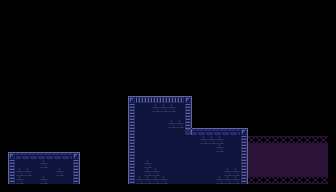

A level layout from a 2D game, rendered from its tile map. Below: a short description, then the map file with its tile-grid data intact:
An orthogonal 42x24 tile map with 8x8 px tiles, 2 tile layers (Ground, Background) and 8 objects.

<map version="1.10" tiledversion="1.10.2" orientation="orthogonal" renderorder="right-down" width="42" height="24" tilewidth="8" tileheight="8" infinite="0" nextlayerid="6" nextobjectid="11">
 <tileset firstgid="1" name="Tileset" tilewidth="8" tileheight="8" tilecount="125" columns="25">
  <image source="../../Tileset.png" width="203" height="40" />
 </tileset>
 <layer id="1" name="Ground" width="42" height="24">
  <data encoding="csv">
0,0,0,0,0,0,0,0,0,0,0,0,0,0,0,0,0,0,0,0,0,0,0,0,0,0,0,0,0,0,0,0,0,0,0,0,0,0,0,0,0,0,
0,0,0,0,0,0,0,0,0,0,0,0,0,0,0,0,0,0,0,0,0,0,0,0,0,0,0,0,0,0,0,0,0,0,0,0,0,0,0,0,0,0,
0,0,0,0,0,0,0,0,0,0,0,0,0,0,0,0,0,0,0,0,0,0,0,0,0,0,0,0,0,0,0,0,0,0,0,0,0,0,0,0,0,0,
0,0,0,0,0,0,0,0,0,0,0,0,0,0,0,0,0,0,0,0,0,0,0,0,0,0,0,0,0,0,0,0,0,0,0,0,0,0,0,0,0,0,
0,0,0,0,0,0,0,0,0,0,0,0,0,0,0,0,0,0,0,0,0,0,0,0,0,0,0,0,0,0,0,0,0,0,0,0,0,0,0,0,0,0,
0,0,0,0,0,0,0,0,0,0,0,0,0,0,0,0,0,0,0,0,0,0,0,0,0,0,0,0,0,0,0,0,0,0,0,0,0,0,0,0,0,0,
0,0,0,0,0,0,0,0,0,0,0,0,0,0,0,0,0,0,0,0,0,0,0,0,0,0,0,0,0,0,0,0,0,0,0,0,0,0,0,0,0,0,
0,0,0,0,0,0,0,0,0,0,0,0,0,0,0,0,0,0,0,0,0,0,0,0,0,0,0,0,0,0,0,0,0,0,0,0,0,0,0,0,0,0,
0,0,0,0,0,0,0,0,0,0,0,0,0,0,0,0,0,0,0,0,0,0,0,0,0,0,0,0,0,0,0,0,0,0,0,0,0,0,0,0,0,0,
0,0,0,0,0,0,0,0,0,0,0,0,0,0,0,0,0,0,0,0,0,0,0,0,0,0,0,0,0,0,0,0,0,0,0,0,0,0,0,0,0,0,
0,0,0,0,0,0,0,0,0,0,0,0,0,0,0,0,0,0,0,0,0,0,0,0,0,0,0,0,0,0,0,0,0,0,0,0,0,0,0,0,0,0,
0,0,0,0,0,0,0,0,0,0,0,0,0,0,0,0,0,0,0,0,0,0,0,0,0,0,0,0,0,0,0,0,0,0,0,0,0,0,0,0,0,0,
0,0,0,0,0,0,0,0,0,0,0,0,0,0,0,0,9,10,11,12,10,11,12,13,0,0,0,0,0,0,0,0,0,0,0,0,0,0,0,0,0,0,
0,0,0,0,0,0,0,0,0,0,0,0,0,0,0,0,34,36,36,35,35,35,36,38,0,0,0,0,0,0,0,0,0,0,0,0,0,0,0,0,0,0,
0,0,0,0,0,0,0,0,0,0,0,0,0,0,0,0,59,36,36,36,36,36,36,63,0,0,0,0,0,0,0,0,0,0,0,0,0,0,0,0,0,0,
0,0,0,0,0,0,0,0,0,0,0,0,0,0,0,0,84,36,36,36,36,35,35,88,0,0,0,0,0,0,0,0,0,0,0,0,0,0,0,0,0,0,
0,0,0,0,0,0,0,0,0,0,0,0,0,0,0,0,34,36,36,36,36,36,36,15,65,65,65,65,65,65,13,0,0,0,0,0,0,0,0,0,0,0,
0,0,0,0,0,0,0,0,0,0,0,0,0,0,0,0,59,36,36,36,36,36,36,36,36,35,35,35,36,36,38,0,0,0,0,0,0,0,0,0,22,0,
0,0,0,0,0,0,0,0,0,0,0,0,0,0,0,0,84,36,36,36,36,36,36,36,36,36,36,35,36,36,63,0,0,0,0,0,0,0,0,0,47,0,
0,9,65,65,65,65,65,65,65,13,0,0,0,0,0,0,34,36,36,36,36,36,36,36,36,36,36,36,36,36,88,0,0,0,0,0,0,0,0,0,47,0,
0,34,36,36,36,35,36,36,36,38,0,0,0,0,0,0,59,36,35,36,36,36,36,36,36,36,36,36,36,36,38,0,0,0,0,0,0,0,0,0,47,0,
0,59,35,35,36,36,36,35,36,63,0,0,0,0,0,0,84,36,35,35,36,36,36,36,36,36,36,36,35,35,63,0,0,0,0,0,0,0,0,0,47,0,
0,84,35,36,36,35,36,36,36,88,0,0,0,0,0,0,34,35,35,35,35,36,36,36,36,36,36,35,35,35,88,0,0,0,0,0,0,0,0,0,72,0,
0,0,0,0,0,0,0,0,0,0,0,0,0,0,0,0,0,0,0,0,0,0,0,0,0,0,0,0,0,0,0,0,0,0,0,0,0,0,0,0,0,0
</data>
 </layer>
 <objectgroup id="2" name="Ground">
  <object id="3" x="0" y="0" width="8" height="184" />
  <object id="5" x="8" y="0" width="312" height="8" />
  <object id="6" x="8" y="152" width="72" height="32" />
  <object id="7" x="128" y="96" width="64" height="88" />
  <object id="8" x="192" y="128" width="56" height="56" />
  <object id="9" x="328" y="0" width="8" height="192" />
  <object id="10" x="320" y="0" width="8" height="8" />
 </objectgroup>
 <layer id="5" name="Background" width="42" height="24">
  <data encoding="csv">
0,0,0,0,0,0,0,0,0,0,0,0,0,0,0,0,0,0,0,0,0,0,0,0,0,0,0,0,0,0,0,0,0,0,0,0,0,0,0,0,0,0,
0,0,0,0,0,0,0,0,0,0,0,0,0,0,0,0,0,0,0,0,0,0,0,0,0,0,0,0,0,0,0,0,0,0,0,0,0,0,0,0,0,0,
0,0,0,0,0,0,0,0,0,0,0,0,0,0,0,0,0,0,0,0,0,0,0,0,0,0,0,0,0,0,0,0,0,0,0,0,0,0,0,0,0,0,
0,0,0,0,0,0,0,0,0,0,0,0,0,0,0,0,0,0,0,0,0,0,0,0,0,0,0,0,0,0,0,0,0,0,0,0,0,0,0,0,0,0,
0,0,0,0,0,0,0,0,0,0,0,0,0,0,0,0,0,0,0,0,0,0,0,0,0,0,0,0,0,0,0,0,0,0,0,0,0,0,0,0,0,0,
0,0,0,0,0,0,0,0,0,0,0,0,0,0,0,0,0,0,0,0,0,0,0,0,0,0,0,0,0,0,0,0,0,0,0,0,0,0,0,0,0,0,
0,0,0,0,0,0,0,0,0,0,0,0,0,0,0,0,0,0,0,0,0,0,0,0,0,0,0,0,0,0,0,0,0,0,0,0,0,0,0,0,0,0,
0,0,0,0,0,0,0,0,0,0,0,0,0,0,0,0,0,0,0,0,0,0,0,0,0,0,0,0,0,0,0,0,0,0,0,0,0,0,0,0,0,0,
0,0,0,0,0,0,0,0,0,0,0,0,0,0,0,0,0,0,0,0,0,0,0,0,0,0,0,0,0,0,0,0,0,0,0,0,0,0,0,0,0,0,
0,0,0,0,0,0,0,0,0,0,0,0,0,0,0,0,0,0,0,0,0,0,0,0,0,0,0,0,0,0,0,0,0,0,0,0,0,0,0,0,0,0,
0,0,0,0,0,0,0,0,0,0,0,0,0,0,0,0,0,0,0,0,0,0,0,0,0,0,0,0,0,0,0,0,0,0,0,0,0,0,0,0,0,0,
0,0,0,0,0,0,0,0,0,0,0,0,0,0,0,0,0,0,0,0,0,0,0,0,0,0,0,0,0,0,0,0,0,0,0,0,0,0,0,0,0,0,
0,0,0,0,0,0,0,0,0,0,0,0,0,0,0,0,0,0,0,0,0,0,0,0,0,0,0,0,0,0,0,0,0,0,0,0,0,0,0,0,0,0,
0,0,0,0,0,0,0,0,0,0,0,0,0,0,0,0,0,0,0,0,0,0,0,0,0,0,0,0,0,0,0,0,0,0,0,0,0,0,0,0,0,0,
0,0,0,0,0,0,0,0,0,0,0,0,0,0,0,0,0,0,0,0,0,0,0,0,0,0,0,0,0,0,0,0,0,0,0,0,0,0,0,0,0,0,
0,0,0,0,0,0,0,0,0,0,0,0,0,0,0,0,0,0,0,0,0,0,0,0,0,0,0,0,0,0,0,0,0,0,0,0,0,0,0,0,0,0,
0,0,0,0,0,0,0,0,0,0,0,0,0,0,0,0,0,0,0,0,0,0,0,0,0,0,0,0,0,0,0,0,0,0,0,0,0,0,0,0,0,0,
0,0,0,0,0,0,0,0,0,0,0,0,0,0,0,0,0,0,0,0,0,0,0,0,0,0,0,0,0,0,0,22,22,22,22,22,22,22,22,22,0,0,
0,0,0,0,0,0,0,0,0,0,0,0,0,0,0,0,0,0,0,0,0,0,0,0,0,0,0,0,0,0,0,47,47,47,47,47,47,47,47,47,0,0,
0,0,0,0,0,0,0,0,0,0,0,0,0,0,0,0,0,0,0,0,0,0,0,0,0,0,0,0,0,0,0,47,47,47,47,47,47,47,47,47,0,0,
0,0,0,0,0,0,0,0,0,0,0,0,0,0,0,0,0,0,0,0,0,0,0,0,0,0,0,0,0,0,0,47,47,47,47,47,47,47,47,47,0,0,
0,0,0,0,0,0,0,0,0,0,0,0,0,0,0,0,0,0,0,0,0,0,0,0,0,0,0,0,0,0,0,47,47,47,47,47,47,47,47,47,0,0,
0,0,0,0,0,0,0,0,0,0,0,0,0,0,0,0,0,0,0,0,0,0,0,0,0,0,0,0,0,0,0,22,22,22,22,22,22,22,22,22,0,0,
0,0,0,0,0,0,0,0,0,0,0,0,0,0,0,0,0,0,0,0,0,0,0,0,0,0,0,0,0,0,0,0,0,0,0,0,0,0,0,0,0,0
</data>
 </layer>
 <objectgroup id="3" name="Spikes">
  <object id="1" x="0" y="184" width="328" height="8" />
 </objectgroup>
 <objectgroup id="4" name="Platform" />
</map>
